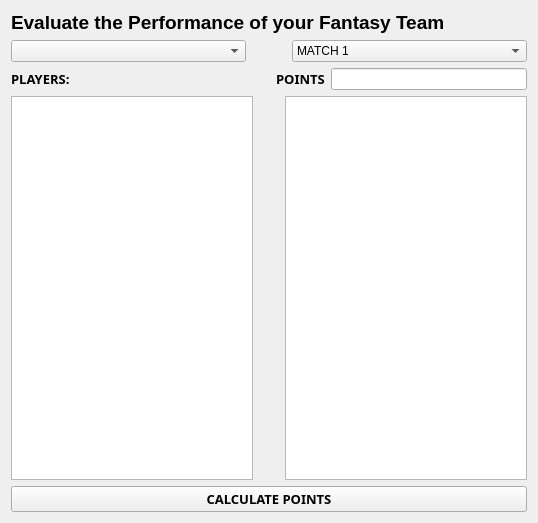
<?xml version="1.0" encoding="UTF-8"?>
<ui version="4.0">
 <class>Form</class>
 <widget class="QWidget" name="Form">
  <property name="geometry">
   <rect>
    <x>0</x>
    <y>0</y>
    <width>538</width>
    <height>523</height>
   </rect>
  </property>
  <property name="windowTitle">
   <string>Form</string>
  </property>
  <layout class="QVBoxLayout" name="verticalLayout">
   <item>
    <layout class="QHBoxLayout" name="horizontalLayout">
     <item>
      <widget class="QLabel" name="label">
       <property name="font">
        <font>
         <pointsize>14</pointsize>
         <weight>75</weight>
         <bold>true</bold>
        </font>
       </property>
       <property name="text">
        <string>Evaluate the Performance of your Fantasy Team</string>
       </property>
      </widget>
     </item>
    </layout>
   </item>
   <item>
    <layout class="QHBoxLayout" name="horizontalLayout_2">
     <item>
      <widget class="QComboBox" name="CB1">
       <property name="currentText">
        <string/>
       </property>
      </widget>
     </item>
     <item>
      <spacer name="horizontalSpacer">
       <property name="orientation">
        <enum>Qt::Horizontal</enum>
       </property>
       <property name="sizeType">
        <enum>QSizePolicy::Fixed</enum>
       </property>
       <property name="sizeHint" stdset="0">
        <size>
         <width>40</width>
         <height>20</height>
        </size>
       </property>
      </spacer>
     </item>
     <item>
      <widget class="QComboBox" name="CB2">
       <property name="currentText">
        <string>MATCH 1</string>
       </property>
       <item>
        <property name="text">
         <string>MATCH 1</string>
        </property>
       </item>
       <item>
        <property name="text">
         <string>MATCH 2</string>
        </property>
       </item>
       <item>
        <property name="text">
         <string>MATCH 3</string>
        </property>
       </item>
       <item>
        <property name="text">
         <string>MATCH 4</string>
        </property>
       </item>
       <item>
        <property name="text">
         <string>MATCH 5</string>
        </property>
       </item>
      </widget>
     </item>
    </layout>
   </item>
   <item>
    <layout class="QHBoxLayout" name="horizontalLayout_3">
     <item>
      <widget class="QLabel" name="L2">
       <property name="font">
        <font>
         <family>Candara</family>
         <pointsize>10</pointsize>
         <weight>75</weight>
         <bold>true</bold>
        </font>
       </property>
       <property name="text">
        <string>PLAYERS: </string>
       </property>
      </widget>
     </item>
     <item>
      <spacer name="horizontalSpacer_2">
       <property name="orientation">
        <enum>Qt::Horizontal</enum>
       </property>
       <property name="sizeHint" stdset="0">
        <size>
         <width>40</width>
         <height>20</height>
        </size>
       </property>
      </spacer>
     </item>
     <item>
      <widget class="QLabel" name="L3">
       <property name="font">
        <font>
         <family>Candara</family>
         <pointsize>10</pointsize>
         <weight>75</weight>
         <bold>true</bold>
        </font>
       </property>
       <property name="text">
        <string>POINTS</string>
       </property>
      </widget>
     </item>
     <item>
      <widget class="QLineEdit" name="lineEdit">
       <property name="placeholderText">
        <string/>
       </property>
      </widget>
     </item>
    </layout>
   </item>
   <item>
    <layout class="QHBoxLayout" name="horizontalLayout_4">
     <item>
      <widget class="QListWidget" name="LW1"/>
     </item>
     <item>
      <spacer name="horizontalSpacer_3">
       <property name="orientation">
        <enum>Qt::Horizontal</enum>
       </property>
       <property name="sizeHint" stdset="0">
        <size>
         <width>40</width>
         <height>20</height>
        </size>
       </property>
      </spacer>
     </item>
     <item>
      <widget class="QListWidget" name="LW2"/>
     </item>
    </layout>
   </item>
   <item>
    <layout class="QHBoxLayout" name="horizontalLayout_5">
     <item>
      <widget class="QPushButton" name="PB1">
       <property name="font">
        <font>
         <family>Candara</family>
         <pointsize>10</pointsize>
         <weight>75</weight>
         <bold>true</bold>
        </font>
       </property>
       <property name="text">
        <string>CALCULATE POINTS</string>
       </property>
      </widget>
     </item>
    </layout>
   </item>
  </layout>
 </widget>
 <resources/>
 <connections/>
</ui>
